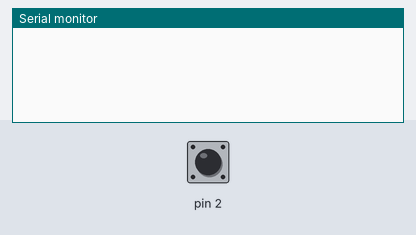
Bench run of a sketch on a simulated Arduino Uno, built with avr-gcc and run on an emulated ATmega328P. On the bench: the last lines printed to the serial monitor. Inputs (shaded band) come from the test bench; at power-on: pin 2 HIGH. Sleep ends after the set time or at an interrupt; EEPROM starts erased.

Above: at 1.2 s.
1.3 s: pin 2 driven LOW
At 2.0 s:
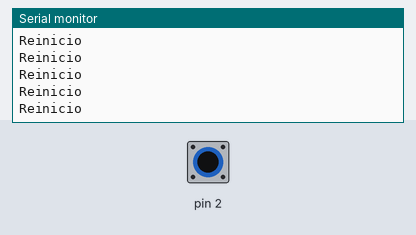
3.2 s: pin 2 driven HIGH
At 4.5 s:
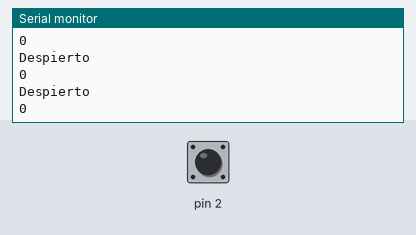
4.7 s: pin 2 driven LOW
At 5.7 s:
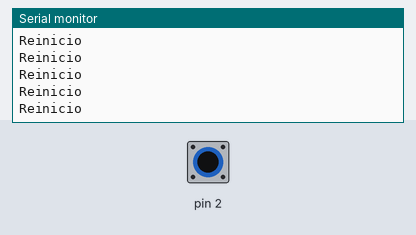
7.7 s: pin 2 pulsed HIGH 2 times (0.12 s each, 0.3 s apart)
11.3 s: pin 2 pulsed HIGH 2 times (0.12 s each, 0.3 s apart)
20.9 s: pin 2 driven HIGH
At 24.7 s:
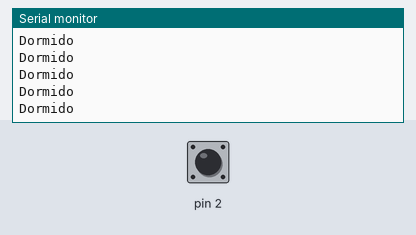

Measured:
- after the input at 1.3 s, the serial monitor: prints a new line at once (image 1)
- after the input at 3.2 s, the serial monitor: prints a new line after 0.08 s (image 2)
- after the input at 20.9 s, the serial monitor: prints a new line after 2.1 s (image 4)

The sketch:

deber_modosSleep.ino
```cpp
/*
   Deber Modos Sleep
*/
#include <MsTimer2.h>
#include<avr/sleep.h>
#include<EEPROM.h>
int contador = 0;
int estado;

void setup() {
  Serial.begin(9600);
   attachInterrupt(0,wakeup,LOW);
  //estado = EEPROM.read(0);
  //EEPROM.write(0, 1);
  MsTimer2::set(1000,conteo);
  MsTimer2::start();
  set_sleep_mode(SLEEP_MODE_PWR_SAVE);
}

void loop() {
  if (contador==2 ) {
    Serial.println("Despierto");
    EEPROM.write(0, 1);
    Serial.println(estado);
  }
  if (contador==12) {
    Serial.println("Dormido");
    EEPROM.update(0, 0);
    sleep_enable();
    sleep_mode();
    sleep_disable();
  }
}

void conteo() {
  contador++;
}

void wakeup() {
  Serial.println("Reinicio");
   sleep_disable();
    contador = 0;
}
```
